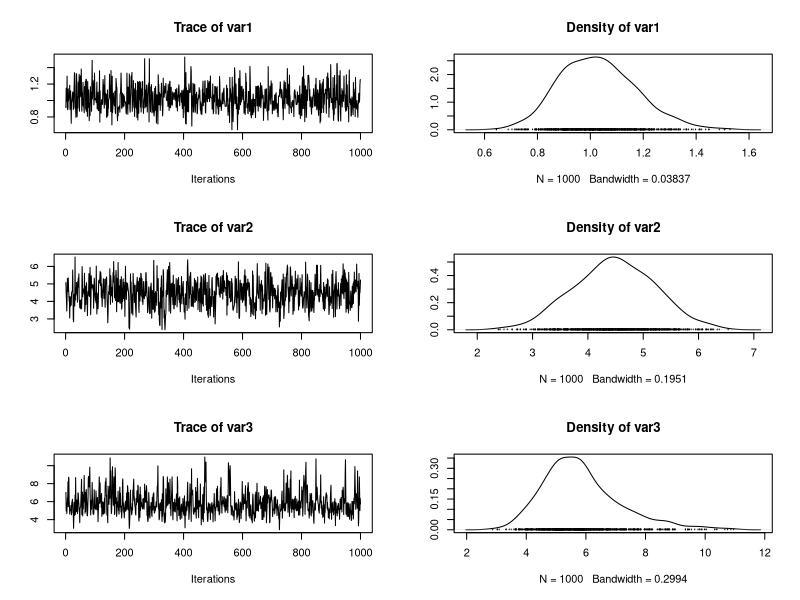
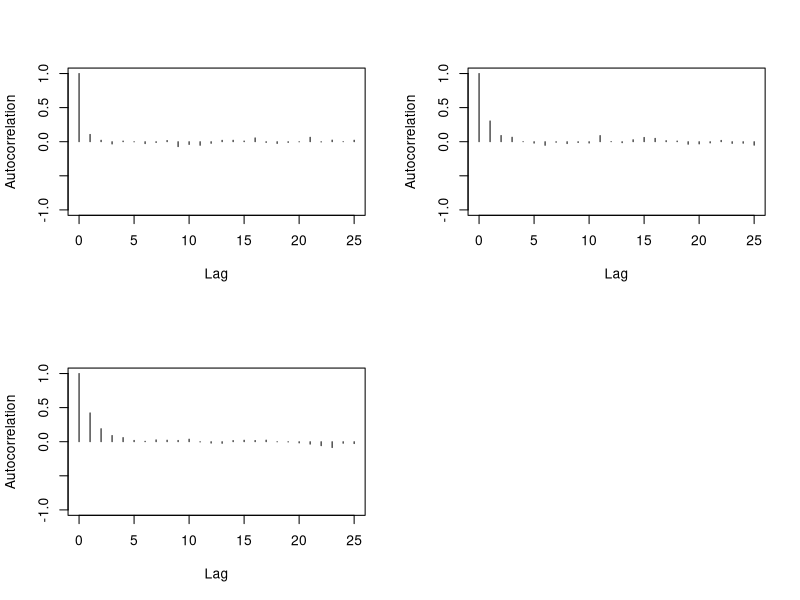
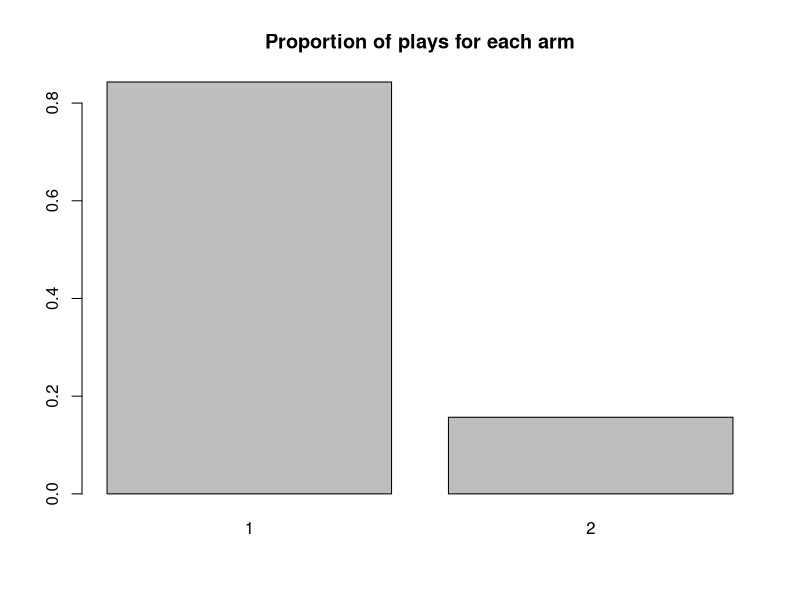
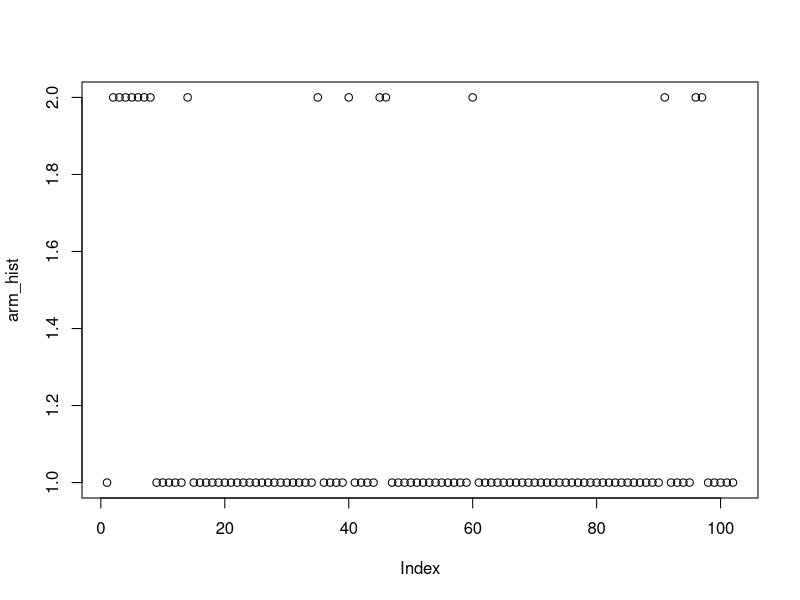

Here is the R script that generated these plots, in order:
## ---- chunk 1
knitr::opts_chunk$set(echo = TRUE, fig.pos = 'h', fig.align = 'center')
knitr::opts_chunk$set(fig.cap = "",  fig.path = "Plot")
library(coda)
library(evd)
library(coda)
## ---- chunk 2
set.seed(1)
# parameter setup
K = 2
D = 3
A = matrix(c(1,1,0,0,1,1),nrow = K, ncol = D,byrow = TRUE)
alpha_truth = c(1,5,10)
## ---- chunk 3
compute_loglikelihood <- function(arm_hist, Y_hist, alpha, A){
  # Compute the loglikelihood of given alpha and structure A
  # arm_hist: a vector of length #times indicating which arms were played in history
  # Y_hist: a vector of length #times recording the rewards we received from playing arm_hist
  # alpha: a vector of length D #sources indicating the shape parameters of sources at which the likelihood will be evaluated
  # A: a matrix of size #arms x #sources indicating the current configuration of the problem
  # return: likelihood
  
  It = arm_hist # a vector of size #times
  yt = matrix(Y_hist, nrow = length(arm_hist), ncol = D, byrow = FALSE) # a matrix of size #times x #sources
  a_Itd = A[It,] # a matrix of size #times x #sources
  alpha_d = matrix(alpha, nrow = length(arm_hist), ncol = D, byrow = TRUE)
  polynomial_terms = rowSums(a_Itd*alpha_d*yt^(-alpha_d-1)) # a vector of size #times
  exponential_terms = exp(-rowSums(a_Itd*yt^(-alpha_d))) # a vector of size #times
  loglikelihood = sum(log(polynomial_terms*exponential_terms))
  return(loglikelihood)
}
## ---- chunk 4
compute_acceptance_ratio <- function(arm_hist, Y_hist, alpha_current, alpha_new, d, A){
  # Compute the acceptance ratio of the proposed dth shape parameter in alpha_new with the current value in alpha_current under Metropolis-Hasting method
  # arm_hist: a vector of length #times indicating which arms were played in history
  # Y_hist: a vector of length #times recording the rewards we received from playing arm_hist
  # alpha_current: a vector of length D #sources indicating the current shape parameters of sources
  # alpha_new: a vector of length D #sources indicating the new shape parameters of sources
  # d: the index of the source that we are going to update
  # A: a matrix of size #arms x #sources indicating the current configuration of the problem
  # return: r: acceptance ratio for the newly proposed shape parameter of source #d

  a = 1 # prior parameters of alpha Gamma(a,b)
  b = 1 # prior parameters of alpha Gamma(a,b)
  
  # extract the shape parameter of the souce we want to update
  alpha_current_d = alpha_current[d]
  alpha_new_d = alpha_new[d]
  
  # compute the pdf of all parts in acceptance ratio formula for Metropolis-Hasting algo
  loglikelihood_alpha_current = compute_loglikelihood(arm_hist, Y_hist, alpha_current, A) #likelihood at alpha_current
  loglikelihood_alpha_new = compute_loglikelihood(arm_hist, Y_hist, alpha_new, A) #likelihood at alpha_new
  prior_alpha_current = (alpha_current_d^(a-1))*exp(-b*alpha_current_d) #prior at alpha_current
  prior_alpha_new = (alpha_new_d^(a-1))*exp(-b*alpha_new_d) #prior at alpha_new
  # g(alpha_current_d|alpha_new_d) Gamma(alpha_new_d*tuning,tuning)
  sample_alpha_current = dgamma(alpha_current_d, shape = alpha_new_d*tuning, rate = tuning)  
  # g(alpha_new_d|alpha_current_d) Gamma(alpha_current_d*tuning,tuning)
  sample_alpha_new = dgamma(alpha_new_d, shape = alpha_current_d*tuning, rate = tuning) 
  
  # compute acceptance ratio
  r = (exp(loglikelihood_alpha_new -loglikelihood_alpha_current)*prior_alpha_new*sample_alpha_current)/
  (prior_alpha_current*sample_alpha_new)

  return(r)
}
## ---- chunk 5
compute_conditional_odds<- function(arm_hist, Y_hist, alpha, A_include, A_exclude){
  # Compute conditional odds p(a_kd = 1| - )/p(a_kd = 0| -) assuming uniform prior
  # arm_hist: a vector of length #times indicating which arms were played in history
  # Y_hist: a vector of length #times recording the rewards we received from playing arm_hist
  # alpha: a vector of length D #sources indicating the current shape parameters of sources
  # A_include: a matrix of size #arms x #sources of configuration with a_kd of interest = 1
  # A_exclude: a matrix of size #arms x #sources of configuration with a_kd of interest = 0
  
  # return: odds: posterior conditional odds to be used to calculate p(a_kd = 1|-)
  
  # uniform prior p(a_kd = 1) = p(a_kd = 0)
  prior_include = 1
  prior_exclude = 1 
  # compute the pdf of all parts in conditional odds formula
  # log of p(y | -, a_kd = 1)
  loglikelihood_include = compute_loglikelihood(arm_hist, Y_hist, alpha, A_include) 
  # log of p(y | -, a_kd = 0)
  loglikelihood_exclude = compute_loglikelihood(arm_hist, Y_hist, alpha, A_exclude) 
  
  # compute conditional odds: p(a_kd = 1| - )/p(a_kd = 0| -)
  odds = (prior_include/prior_exclude)*exp(loglikelihood_include-loglikelihood_exclude)
  
  return(odds)
}
## ---- chunk 6
# sample code to update A using alpha_current

# generate some data to play with
set.seed(0)
arm_hist = c(rep(1,10), rep(2,10))
Y_hist = rep(0, length(arm_hist))
for (t in 1:length(arm_hist)) {
  It = arm_hist[t] # arm that was played at that step
  active_source = (A[It,])*(1:D) # which sources are active
  Y_hist[t] = max(rfrechet(sum(A[It,]),shape = alpha_truth[active_source]))
}

A_current = matrix(1, nrow = K, ncol = D) # start the chain with everything connected

alpha_current = alpha_truth
PROB = matrix(0, nrow = K, ncol = D)

update_order = sample(0:(K*D-1), K*D, replace = FALSE) # order to update element in A
for (grid_index in update_order) {
  # get k and d from grid index looping through D first (by row first)
  k = floor(grid_index/D)
  d = grid_index - k*D
  k = k+1 # start counting at 1
  d = d+1 # start counting at 1

  # create a configuration to be compared
  A_include = A_current
  A_include[k,d] = 1 # include connection kd (a_kd = 1)
  A_exclude = A_current
  A_exclude[k,d] = 0 # exclude connection kd (a_kd = 0)
  
  # compute conditional odds
  odds = compute_conditional_odds(arm_hist, Y_hist, alpha_current, A_include, A_exclude)
  
  # compute p(a_kd = 1| - )
  if (odds == Inf) {
    prob = 1
  }else{
    prob = odds/(1+odds)
  }
  PROB[k,d] = prob
  # Sample new a_kd
  if (runif(1,0,1)< prob) {
    # include that connection a_kd = 1
    A_current = A_include
  }else{
    # exclude that connection a_kd = 0
    A_current = A_exclude
  }
}

# The algorithm can infer the correct configuration given enough data and the correct shape parameter
print(A_current)
print(PROB)
## ---- chunk 7
sample_alpha<- function(arm_hist, Y_hist, alpha_current, A_current){
  # Sample new shape parameters for all sources using Metropolis-Hasting method
  # arm_hist: a vector of length #times indicating which arms were played in history
  # Y_hist: a vector of length #times recording the rewards we received from playing arm_hist
  # alpha_current: a vector of length D #sources indicating the current shape parameters of sources
  # A_current: a matrix of size #arms x #sources of current configuration 

  # return: alpha_current: newly updated shape parameters
  for (d in 1:D) {
    alpha_current_d = alpha_current[d]
    # propose new values using proposal distribution Gamma(alpha_current_d*tuning,tuning)
    alpha_new_d = rgamma(1, shape = alpha_current_d*tuning, rate = tuning)
    alpha_new = alpha_current
    alpha_new[d] = alpha_new_d
    
    # compute acceptance ratio
    r = compute_acceptance_ratio(arm_hist, Y_hist, alpha_current, alpha_new, d, A_current)
    u = runif(1,0,1)
    if (u<r) {
      # accept proposed value
      alpha_current = alpha_new
    }
  }
  return(alpha_current)
}
## ---- chunk 8
sample_config<- function(arm_hist, Y_hist, alpha_current, A_current){
  # Sample new configuration matrix A from full conditional distribution
  # arm_hist: a vector of length #times indicating which arms were played in history
  # Y_hist: a vector of length #times recording the rewards we received from playing arm_hist
  # alpha_current: a vector of length D #sources indicating the current shape parameters of sources
  # A_current: a matrix of size #arms x #sources of current configuration 

  # return: A_current: newly updated configuration matrix A
  update_order = sample(0:(K*D-1), K*D, replace = FALSE) # order to update element in A
  for (grid_index in update_order) {
    # get k and d from grid index looping through D first (by row first)
    k = floor(grid_index/D)
    d = grid_index - k*D
    k = k+1 # start counting at 1
    d = d+1 # start counting at 1
  
    # create a configuration to be compared
    A_include = A_current
    A_include[k,d] = 1 # include connection kd (a_kd = 1)
    A_exclude = A_current
    A_exclude[k,d] = 0 # exclude connection kd (a_kd = 0)
    
    # compute conditional odds
    odds = compute_conditional_odds(arm_hist, Y_hist, alpha_current, A_include, A_exclude)
    
    # compute p(a_kd = 1| - )
    if (odds == Inf) {
      prob = 1
    }else{
      prob = odds/(1+odds)
    }
    
    # Sample new a_kd
    if (runif(1,0,1)< prob) {
      # include that connection a_kd = 1
      A_current = A_include
    }else{
      # exclude that connection a_kd = 0
      A_current = A_exclude
    }
  }
  
  return(A_current)
}
## ---- chunk 9
choose_arm<- function(alpha_current, A_current){
  # choose arm to play for that round using current value of shape parameters and configuration A_current
  # use top-two sampling: with probability top_two_prob play best arm; otherwise, play second best arm
  # alpha_current: a vector of length D #sources indicating the current shape parameters of sources
  # A_current: a matrix of size #arms x #sources of current configuration 
  
  # return: It: arm to play for that round
  
  # Find best arm for that round
  alpha_mat = matrix(alpha_current, nrow = K, ncol = D, byrow = TRUE)*A_current
  alpha_mat = replace(alpha_mat, alpha_mat == 0, NA)
  best_source = apply(alpha_mat, MARGIN = 1, min, na.rm = TRUE) # best source parameter for each arm
  arm_rank = order(best_source, decreasing = FALSE) # the rank of each arm (smallest to largest shape param)

  # Check for tie, if tie, play them uniformly at random
  if(sum(best_source == min(best_source)) > 1){
    option = (best_source == min(best_source))*1:K
    option = option[option!=0]          
    It = sample(option,1)
  }else{
    if (runif(1,0,1)<top_two_prob) {
      # play the best arm
      It = arm_rank[1]
    }else{
      # play the second best arm
      It = arm_rank[2]
    }
  }
  return(It)
}
## ---- chunk 10
set.seed(1)
# Step 0: Constants
alpha_current = c(2,4,6) # start the chain with alpha = c(2,4,6)
A_current = matrix(1, nrow = K, ncol = D) # start the chain with everything connected
tuning = 5 # tuning parameter of the proposal distribution
burnin = 200
steps = 100 # total number of play after initialization
top_two_prob = 0.9 # parameter for top-two sampling
 
# Step 1: Initialization: Play each arm once
arm_hist = c(rep(1,1), rep(2,1))
Y_hist = rep(0, length(arm_hist))
for (t in 1:length(arm_hist)) {
  It = arm_hist[t] # arm that was played at that step
  active_source = (A[It,])*(1:D) # which sources are active
  Y_hist[t] = max(rfrechet(sum(A[It,]),shape = alpha_truth[active_source]))
}

# Step 2: Sample shape parameter, and config A from posterior distribution after 200 burnin (avoid dependence on initial guess)
for (t in 1:(burnin+1)) {
  
  # sample new shape parameters of sources using Metropolis-Hasting method
  alpha_current = sample_alpha(arm_hist, Y_hist, alpha_current, A_current)
  # prevent label switching by sorting alpha from smallest to largest
  alpha_current = sort(alpha_current)
  
  # sample new configuration
  A_current = sample_config(arm_hist, Y_hist, alpha_current, A_current)
}

# Loop through step 3, 4, 5
for (time in 1:steps) {
  # Step 3: With prob = 0.9, play arm connected to source with smallest sampled shape param. With prob = 0.1, play the other arm.
  # select arm to play
  It = choose_arm(alpha_current, A_current)
  
  # Play arm It
  active_source = (A[It,])*(1:D) # which sources are active while playing It
  reward = max(rfrechet(sum(A[It,]),shape = alpha_truth[active_source])) # get reward from playing It
  # Update history
  arm_hist = c(arm_hist, It)
  Y_hist = c(Y_hist, reward)
  
  # Step 4: Sample shape parameter from posterior distribution (Using Metropolis-within-Gibbs)
  alpha_current = sample_alpha(arm_hist, Y_hist, alpha_current, A_current)
  # prevent label switching by sorting alpha from smallest to largest
  alpha_current = sort(alpha_current)
  
  # Step 5: Sample new config A
  A_current = sample_config(arm_hist, Y_hist, alpha_current, A_current)
}
## ---- chunk 11
# start the chain using last sampled alpha_current
tuning = 5 # tuning parameter of the proposal distribution
burnin = 1000
size = 5000 # total number of posterior samples before thining
thining = 5
ALPHA = matrix(0, nrow = size, ncol = D) # matrix to save samples from posterior distribution
A_ARRAY = array(0, c(K, D, size))
count = 0
accept = 0
for (t in 1:(burnin+size)) {
  for (d in 1:D) {
    alpha_current_d = alpha_current[d]
    # propose new values using proposal distribution Gamma(alpha_current_d*tuning,tuning)
    alpha_new_d = rgamma(1, shape = alpha_current_d*tuning, rate = tuning)
    alpha_new = alpha_current
    alpha_new[d] = alpha_new_d
    
    # compute acceptance ratio
    r = compute_acceptance_ratio(arm_hist, Y_hist, alpha_current, alpha_new, d, A_current)
    u = runif(1,0,1)
    count = count + 1
    if (u<r) {
      # accept proposed value
      alpha_current = alpha_new
      accept = accept + 1
    }
  }
  # prevent label switching by sorting alpha from smallest to largest
  alpha_current = sort(alpha_current)
  
  # sample new configuration
  A_current = sample_config(arm_hist, Y_hist, alpha_current, A_current)
    
  if (t>burnin) {
    # past burnin period already - save output
    ALPHA[t-burnin,] = alpha_current
    A_ARRAY[,,t-burnin] = A_current
  }
}
ALPHA = ALPHA[seq(1, size, thining),]
A_ARRAY = A_ARRAY[,,seq(1, size, thining)]
print(paste('acceptance rate',accept/count))
## ---- chunk 12
ALPHA.mcmc <- mcmc(ALPHA, start = 1)
summary(ALPHA.mcmc)
plot(ALPHA.mcmc)
autocorr.plot(ALPHA.mcmc)
## ---- chunk 13
barplot(table(arm_hist)/length(arm_hist), main = 'Proportion of plays for each arm')
plot(arm_hist)
## ---- chunk 14
apply(A_ARRAY, c(1,2), mean)
print(mean(A_ARRAY[1,1,])) # all has a_11 = 1
